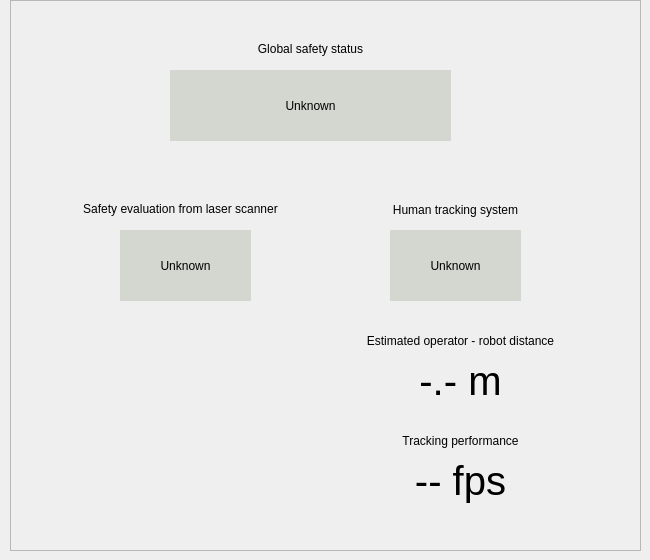
    <widget class="QWidget" name="tab_4">
     <attribute name="title">
      <string>Safety</string>
     </attribute>
     <widget class="QFrame" name="frame_7">
      <property name="geometry">
       <rect>
        <x>10</x>
        <y>0</y>
        <width>631</width>
        <height>551</height>
       </rect>
      </property>
      <property name="frameShape">
       <enum>QFrame::StyledPanel</enum>
      </property>
      <property name="frameShadow">
       <enum>QFrame::Raised</enum>
      </property>
      <widget class="QLabel" name="label_18">
       <property name="geometry">
        <rect>
         <x>290</x>
         <y>330</y>
         <width>321</width>
         <height>21</height>
        </rect>
       </property>
       <property name="autoFillBackground">
        <bool>false</bool>
       </property>
       <property name="text">
        <string>Estimated operator - robot distance</string>
       </property>
       <property name="alignment">
        <set>Qt::AlignCenter</set>
       </property>
      </widget>
      <widget class="QLabel" name="label_human_distance">
       <property name="geometry">
        <rect>
         <x>380</x>
         <y>350</y>
         <width>141</width>
         <height>61</height>
        </rect>
       </property>
       <property name="font">
        <font>
         <pointsize>30</pointsize>
        </font>
       </property>
       <property name="text">
        <string>-.- m</string>
       </property>
       <property name="alignment">
        <set>Qt::AlignCenter</set>
       </property>
      </widget>
      <widget class="QLabel" name="label_21">
       <property name="geometry">
        <rect>
         <x>20</x>
         <y>200</y>
         <width>301</width>
         <height>17</height>
        </rect>
       </property>
       <property name="text">
        <string>Safety evaluation from laser scanner</string>
       </property>
       <property name="alignment">
        <set>Qt::AlignCenter</set>
       </property>
      </widget>
      <widget class="QLabel" name="label_22">
       <property name="geometry">
        <rect>
         <x>150</x>
         <y>40</y>
         <width>301</width>
         <height>17</height>
        </rect>
       </property>
       <property name="text">
        <string>Global safety status</string>
       </property>
       <property name="alignment">
        <set>Qt::AlignCenter</set>
       </property>
      </widget>
      <widget class="QLabel" name="label_25">
       <property name="geometry">
        <rect>
         <x>320</x>
         <y>200</y>
         <width>251</width>
         <height>20</height>
        </rect>
       </property>
       <property name="text">
        <string>Human tracking system</string>
       </property>
       <property name="alignment">
        <set>Qt::AlignCenter</set>
       </property>
      </widget>
      <widget class="QLabel" name="label_saf_scanner_ok">
       <property name="geometry">
        <rect>
         <x>110</x>
         <y>230</y>
         <width>131</width>
         <height>64</height>
        </rect>
       </property>
       <property name="maximumSize">
        <size>
         <width>16777215</width>
         <height>16777207</height>
        </size>
       </property>
       <property name="styleSheet">
        <string notr="true">background-color: rgb(0, 255, 0);
font: 20pt &quot;Ubuntu&quot;;</string>
       </property>
       <property name="text">
        <string>Normal</string>
       </property>
       <property name="alignment">
        <set>Qt::AlignCenter</set>
       </property>
       <property name="wordWrap">
        <bool>true</bool>
       </property>
      </widget>
      <widget class="QLabel" name="label_saf_scanner_stop">
       <property name="geometry">
        <rect>
         <x>110</x>
         <y>230</y>
         <width>131</width>
         <height>64</height>
        </rect>
       </property>
       <property name="maximumSize">
        <size>
         <width>16777215</width>
         <height>16777207</height>
        </size>
       </property>
       <property name="styleSheet">
        <string notr="true">background-color: rgb(237, 212, 0);
font: 20pt &quot;Ubuntu&quot;;</string>
       </property>
       <property name="text">
        <string>Violation detected</string>
       </property>
       <property name="alignment">
        <set>Qt::AlignCenter</set>
       </property>
       <property name="wordWrap">
        <bool>true</bool>
       </property>
      </widget>
      <widget class="QLabel" name="label_saf_glob_warn">
       <property name="geometry">
        <rect>
         <x>160</x>
         <y>70</y>
         <width>280</width>
         <height>64</height>
        </rect>
       </property>
       <property name="maximumSize">
        <size>
         <width>16777215</width>
         <height>16777207</height>
        </size>
       </property>
       <property name="styleSheet">
        <string notr="true">background-color: rgb(237, 212, 0);
font: 20pt &quot;Ubuntu&quot;;</string>
       </property>
       <property name="text">
        <string>Robot speed reduction active</string>
       </property>
       <property name="alignment">
        <set>Qt::AlignCenter</set>
       </property>
       <property name="wordWrap">
        <bool>true</bool>
       </property>
      </widget>
      <widget class="QLabel" name="label_saf_glob_ok">
       <property name="geometry">
        <rect>
         <x>160</x>
         <y>70</y>
         <width>280</width>
         <height>64</height>
        </rect>
       </property>
       <property name="maximumSize">
        <size>
         <width>16777215</width>
         <height>16777207</height>
        </size>
       </property>
       <property name="styleSheet">
        <string notr="true">background-color: rgb(0, 255, 0);
font: 20pt &quot;Ubuntu&quot;;</string>
       </property>
       <property name="text">
        <string>Normal</string>
       </property>
       <property name="alignment">
        <set>Qt::AlignCenter</set>
       </property>
       <property name="wordWrap">
        <bool>true</bool>
       </property>
      </widget>
      <widget class="QLabel" name="label_saf_glob_stop">
       <property name="geometry">
        <rect>
         <x>160</x>
         <y>70</y>
         <width>280</width>
         <height>64</height>
        </rect>
       </property>
       <property name="maximumSize">
        <size>
         <width>16777215</width>
         <height>16777207</height>
        </size>
       </property>
       <property name="styleSheet">
        <string notr="true">background-color: rgb(239, 41, 41);
font: 20pt &quot;Ubuntu&quot;;</string>
       </property>
       <property name="text">
        <string>Safety stop</string>
       </property>
       <property name="alignment">
        <set>Qt::AlignCenter</set>
       </property>
       <property name="wordWrap">
        <bool>true</bool>
       </property>
      </widget>
      <widget class="QLabel" name="label_saf_human_track_ok">
       <property name="geometry">
        <rect>
         <x>380</x>
         <y>230</y>
         <width>131</width>
         <height>64</height>
        </rect>
       </property>
       <property name="maximumSize">
        <size>
         <width>16777215</width>
         <height>16777207</height>
        </size>
       </property>
       <property name="styleSheet">
        <string notr="true">background-color: rgb(0, 255, 0);
font: 20pt &quot;Ubuntu&quot;;</string>
       </property>
       <property name="text">
        <string>Normal</string>
       </property>
       <property name="alignment">
        <set>Qt::AlignCenter</set>
       </property>
       <property name="wordWrap">
        <bool>true</bool>
       </property>
      </widget>
      <widget class="QLabel" name="label_saf_human_track_warn">
       <property name="geometry">
        <rect>
         <x>380</x>
         <y>230</y>
         <width>131</width>
         <height>64</height>
        </rect>
       </property>
       <property name="maximumSize">
        <size>
         <width>16777215</width>
         <height>16777207</height>
        </size>
       </property>
       <property name="styleSheet">
        <string notr="true">background-color: rgb(237, 212, 0);
font: 20pt &quot;Ubuntu&quot;;</string>
       </property>
       <property name="text">
        <string>Human detected</string>
       </property>
       <property name="alignment">
        <set>Qt::AlignCenter</set>
       </property>
       <property name="wordWrap">
        <bool>true</bool>
       </property>
      </widget>
      <widget class="QLabel" name="label_saf_human_track_error">
       <property name="geometry">
        <rect>
         <x>380</x>
         <y>230</y>
         <width>131</width>
         <height>64</height>
        </rect>
       </property>
       <property name="maximumSize">
        <size>
         <width>16777215</width>
         <height>16777207</height>
        </size>
       </property>
       <property name="styleSheet">
        <string notr="true">background-color: rgb(239, 41, 41);
font: 20pt &quot;Ubuntu&quot;;</string>
       </property>
       <property name="text">
        <string>Error</string>
       </property>
       <property name="alignment">
        <set>Qt::AlignCenter</set>
       </property>
       <property name="wordWrap">
        <bool>true</bool>
       </property>
      </widget>
      <widget class="QLabel" name="label_ht_fps">
       <property name="geometry">
        <rect>
         <x>380</x>
         <y>450</y>
         <width>141</width>
         <height>61</height>
        </rect>
       </property>
       <property name="font">
        <font>
         <pointsize>30</pointsize>
        </font>
       </property>
       <property name="text">
        <string>-- fps</string>
       </property>
       <property name="alignment">
        <set>Qt::AlignCenter</set>
       </property>
      </widget>
      <widget class="QLabel" name="label_23">
       <property name="geometry">
        <rect>
         <x>290</x>
         <y>430</y>
         <width>321</width>
         <height>21</height>
        </rect>
       </property>
       <property name="autoFillBackground">
        <bool>false</bool>
       </property>
       <property name="text">
        <string>Tracking performance</string>
       </property>
       <property name="alignment">
        <set>Qt::AlignCenter</set>
       </property>
      </widget>
      <widget class="QLabel" name="label_saf_global_unkown">
       <property name="geometry">
        <rect>
         <x>160</x>
         <y>70</y>
         <width>281</width>
         <height>71</height>
        </rect>
       </property>
       <property name="maximumSize">
        <size>
         <width>16777215</width>
         <height>16777207</height>
        </size>
       </property>
       <property name="styleSheet">
        <string notr="true">background-color: rgb(211, 215, 207);
font: 20pt &quot;Ubuntu&quot;;</string>
       </property>
       <property name="text">
        <string>Unknown</string>
       </property>
       <property name="alignment">
        <set>Qt::AlignCenter</set>
       </property>
       <property name="wordWrap">
        <bool>true</bool>
       </property>
      </widget>
      <widget class="QLabel" name="label_saf_scanner_unknown">
       <property name="geometry">
        <rect>
         <x>110</x>
         <y>230</y>
         <width>131</width>
         <height>71</height>
        </rect>
       </property>
       <property name="maximumSize">
        <size>
         <width>16777215</width>
         <height>16777207</height>
        </size>
       </property>
       <property name="styleSheet">
        <string notr="true">background-color: rgb(211, 215, 207);
font: 20pt &quot;Ubuntu&quot;;</string>
       </property>
       <property name="text">
        <string>Unknown</string>
       </property>
       <property name="alignment">
        <set>Qt::AlignCenter</set>
       </property>
       <property name="wordWrap">
        <bool>true</bool>
       </property>
      </widget>
      <widget class="QLabel" name="label_saf_human_track_unknown">
       <property name="geometry">
        <rect>
         <x>380</x>
         <y>230</y>
         <width>131</width>
         <height>71</height>
        </rect>
       </property>
       <property name="maximumSize">
        <size>
         <width>16777215</width>
         <height>16777207</height>
        </size>
       </property>
       <property name="styleSheet">
        <string notr="true">background-color: rgb(211, 215, 207);
font: 20pt &quot;Ubuntu&quot;;</string>
       </property>
       <property name="text">
        <string>Unknown</string>
       </property>
       <property name="alignment">
        <set>Qt::AlignCenter</set>
       </property>
       <property name="wordWrap">
        <bool>true</bool>
       </property>
      </widget>
      <zorder>label_saf_human_track_error</zorder>
      <zorder>label_saf_glob_stop</zorder>
      <zorder>label_saf_glob_warn</zorder>
      <zorder>label_saf_scanner_stop</zorder>
      <zorder>label_saf_human_track_warn</zorder>
      <zorder>label_saf_human_track_ok</zorder>
      <zorder>label_saf_scanner_ok</zorder>
      <zorder>label_saf_glob_ok</zorder>
      <zorder>label_18</zorder>
      <zorder>label_human_distance</zorder>
      <zorder>label_21</zorder>
      <zorder>label_22</zorder>
      <zorder>label_25</zorder>
      <zorder>label_ht_fps</zorder>
      <zorder>label_23</zorder>
      <zorder>label_saf_global_unkown</zorder>
      <zorder>label_saf_scanner_unknown</zorder>
      <zorder>label_saf_human_track_unknown</zorder>
     </widget>
    </widget>
